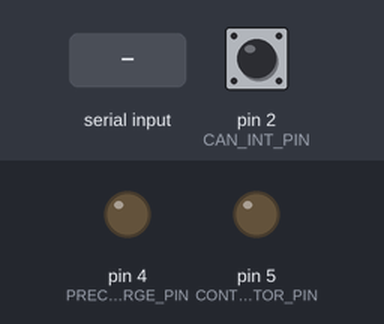
A sketch run on a simulated Arduino Uno, built with avr-gcc and run on an emulated ATmega328P. Shown: output pins drawn as LEDs (lit = HIGH). The test bench sets the inputs (shaded band); at power-on: pin 2 (CAN_INT_PIN) HIGH. What the sketch prints to the serial monitor is not drawn.

Above: at 1.5 s.
1.6 s: "g" received over Serial
At 3.0 s:
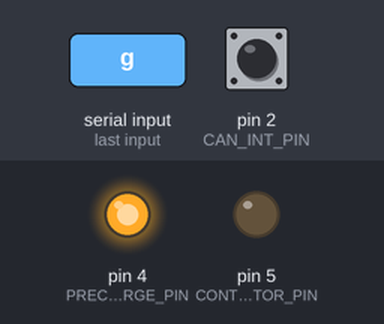
3.3 s: "n" received over Serial
At 4.9 s:
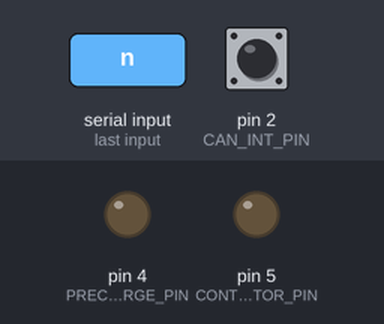
Timing chart, 0 to 6.4 s (numbered marks = the images above; inputs shaded):
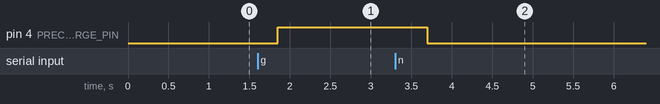

Measured:
- after the input at 1.6 s, pin 4 (PRECHARGE_PIN): LOW → HIGH after 0.25 s
- after the input at 3.3 s, pin 4 (PRECHARGE_PIN): HIGH → LOW after 0.39 s instead of 3.6 s; pin 5 (CONTACTOR_PIN): stays LOW (without the input it goes to HIGH after 3.6 s)

The sketch:

uqm_controller.ino
```cpp
// Coda UQM PowerPhase 100 Control
// Copied/adapted from GEVCU project
// https://github.com/collin80/GEVCU/blob/master/CodaMotorController.cpp

#include <SPI.h>
#include "mcp2515_can.h"

const int SPI_CS_PIN = 9;
const int CAN_INT_PIN = 2;

const int PRECHARGE_PIN = 4;
const int CONTACTOR_PIN = 5;

mcp2515_can CAN(SPI_CS_PIN); // Set CS pin

char serialBuffer[256];

unsigned char rx_flag = 0;
unsigned long rx_id = 0;
unsigned char rx_len = 0;
unsigned char rx_buf[8];

uint8_t sequence = 0;
const uint8_t swizzleTable[] = { 0xAA, 0x7F, 0xFE, 0x29, 0x52, 0xA4, 0x9D, 0xEF, 0xB, 0x16, 0x2C, 0x58, 0xB0, 0x60, 0xC0, 1 };

int torqueRequest = 5;
uint16_t torqueCommand = 0;

int torqueActual;
int dcVoltage;
int dcCurrent;
int speedActual;
int invTemp;
int rotorTemp;
int statorTemp;

void setup() {
    pinMode(PRECHARGE_PIN, OUTPUT);
    pinMode(CONTACTOR_PIN, OUTPUT);
    digitalWrite(PRECHARGE_PIN, 0);
    digitalWrite(CONTACTOR_PIN, 0);

    SERIAL_PORT_MONITOR.begin(115200);
    while(!Serial){};

    attachInterrupt(digitalPinToInterrupt(CAN_INT_PIN), MCP2515_ISR, FALLING); // start interrupt

    while (CAN_OK != CAN.begin(CAN_500KBPS)) {             // init can bus : baudrate = 500k
        SERIAL_PORT_MONITOR.println("CAN init fail, retry...");
        delay(10);
    }
    SERIAL_PORT_MONITOR.println("CAN init ok!");
}

void MCP2515_ISR() {
    rx_flag = 1;
}
unsigned long preChargeStart = 0;
int state = 0; // 0: off, 1: precharging, 2: on
int loopCounter = 0;
int incomingByte = 0;
void loop() {
  sendTorqueCmdMsg();
  //sendWatchdogMsg();

  delay(9);

  if (rx_flag) {
      rx_flag = 0;
      while (CAN_MSGAVAIL == CAN.checkReceive()) {
          CAN.readMsgBufID(&rx_id,&rx_len,rx_buf);
          rxMsg(rx_id,rx_len,rx_buf);
      }
  }

  loopCounter++;
  if(loopCounter >= 50) {
    loopCounter = 0;
    sprintf(serialBuffer, "State: %d \t UQM Torque: %d \t DC Voltage: %d \t DC Current: %d \t RPM: %d \t Inverter Temp: %d \t Stator Temp: %d \t Rotor Temp: %d", state, torqueActual, dcVoltage, dcCurrent, speedActual, invTemp, statorTemp, rotorTemp);
    SERIAL_PORT_MONITOR.println(serialBuffer);

    if (SERIAL_PORT_MONITOR.available() > 0) {
      incomingByte = Serial.read();
      if(incomingByte == 'g') {
        digitalWrite(PRECHARGE_PIN, 1);
        preChargeStart = millis();
        state = 1;
      }
      if(incomingByte == 'n') {
        digitalWrite(PRECHARGE_PIN, 0);
        digitalWrite(CONTACTOR_PIN, 0);
        state = 0;
      }
      if(incomingByte == 'u') {
        torqueRequest++;
      }
      if(incomingByte == 'd') {
        torqueRequest--;
      }
    }

    switch(state) {
      case 0:
      break;
      case 1:
        if(millis() - preChargeStart > 5000) {
          digitalWrite(CONTACTOR_PIN, 1);
          digitalWrite(PRECHARGE_PIN, 0);
          state = 2;
        }
      break;
      case 2:
      break;
    }
  }
}

unsigned char torqueCmdMsg[5] = {0, 0, 0, 0, 0};
void sendTorqueCmdMsg() {
  torqueCmdMsg[0] = 0x00; //First byte is always zero.
  torqueCmdMsg[1] = 0x80; //1000 0000
  torqueCmdMsg[1] |= 0x20; //xx10 0000

  sequence+=1; //Increment sequence
  if (sequence==8){sequence=0;} //If we reach 8, go to zero
    torqueCmdMsg[1] |= sequence; //This should retain left four and add sequence count

  uint16_t torqueCommand=32128; //Set our zero offset value -torque=0

  torqueCommand += torqueRequest*10;

  torqueCmdMsg[3] = (torqueCommand & 0xFF00) >> 8;  //Stow torque command in bytes 2 and 3.
  torqueCmdMsg[2] = (torqueCommand & 0x00FF);
  torqueCmdMsg[4] = genCodaCRC(torqueCmdMsg[1], torqueCmdMsg[2], torqueCmdMsg[3]); //Calculate security byte
  CAN.sendMsgBuf(0x204, 0, 5, torqueCmdMsg);
}

unsigned char watchdogMsg[8] = {0xa5, 0xa5, 0x5a, 0x00, 0x00, 0x00, 0x00, 0x00};
void sendWatchdogMsg() {
  CAN.sendMsgBuf(0x207, 0, 8, watchdogMsg);
}

void rxMsg(unsigned long id, unsigned char len, unsigned char *buf) {

  switch (id)
  {
    case 0x209:  //Accurate Feedback Message
      torqueActual =  ((((buf[1] * 256) + buf[0])-32128))/10;
      dcVoltage = (((buf[3] * 256) + buf[2])-32128)/10;
      dcCurrent = (((buf[5] * 256) + buf[4])-32128)/10;
      speedActual = abs((((buf[7] * 256) + buf[6])-32128)/2);

    break;
    case 0x20E:     //Temperature Feedback Message
      invTemp = (buf[2]-40);
      rotorTemp = (buf[3]-40);
      statorTemp = (buf[4]-40);
      break;
    case 0x20F:    //CAN Watchdog Status Message
      sendWatchdogMsg(); //If we get a Watchdog status, we need to respond with Watchdog reset
      break;
  }

}


uint8_t genCodaCRC(uint8_t cmd, uint8_t torq_lsb, uint8_t torq_msb)
{
  int counter;
  uint8_t crc;
  uint16_t temp_torq = torq_lsb + (256 * torq_msb);
  crc = 0x7F; //7F is the answer if bytes 3 and 4 are zero. We build up from there.

  //this can be done a little more efficiently but this is clearer to read
  if (((cmd & 0xA0) == 0xA0) || ((cmd & 0x60) == 0x60)) temp_torq += 1;

  //Not sure why this happens except to obfuscate the result
  if ((temp_torq % 4) == 3) temp_torq += 4;

  //increment over the bits within the torque command
  //and applies a particular XOR for each set bit.
  for (counter = 0; counter < 16; counter++)
  {
    if ((temp_torq & (1 << counter)) == (1 << counter)) crc = (byte)(crc ^ swizzleTable[counter]);
  }
  return (crc);
}
```
